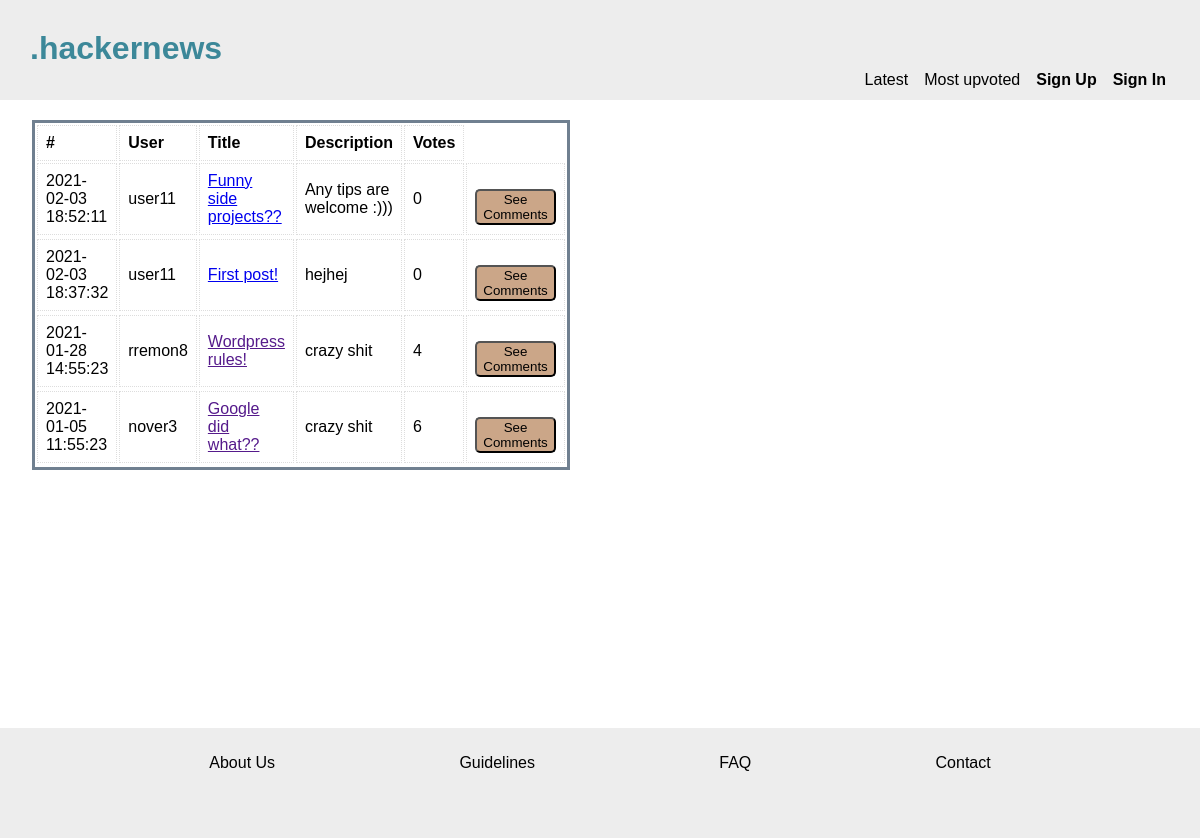
Before: / with the older database file.
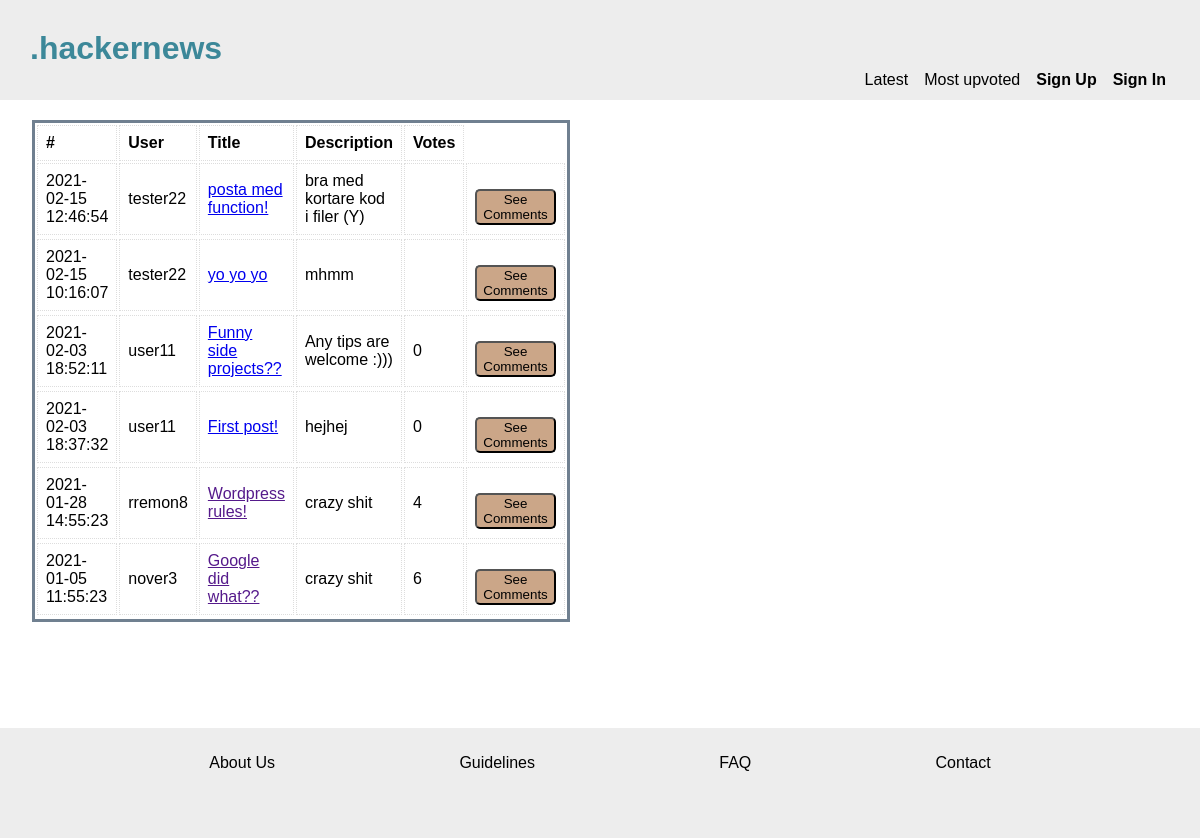
After: the same page with the newer database file.
### tables this page shows
CREATE TABLE posts (
	id INTEGER PRIMARY KEY, 
	users_id INT NOT NULL, 
	author VARCHAR NOT NULL, 
	title VARCHAR, 
	description VARCHAR, 
	link VARCHAR, 
	upvotes INT, 
	published TIMESTAMP NOT NULL,  
	FOREIGN KEY (users_id) REFERENCES users( id), 
	FOREIGN KEY (author) REFERENCES users(username));

### app/functions.php (called while the page is built, shortened)
<?php
function getLatestPosts(PDO $pdo)
{
    $statement = $pdo->prepare('SELECT * FROM posts ORDER BY published DESC');
    $statement->execute();
    $posts = $statement->fetchAll(PDO::FETCH_ASSOC);
    return $posts;
}

### index.php (the view, shortened to what this page needs)
<?php
require __DIR__ . '/app/autoload.php';
require __DIR__ . '/views/header.php';
?>
<main class="boxXL">
    <table class="tablePosts">
        <?php if (isset($_GET['order'])) {
            $posts = getTopPosts($pdo);
        } else {
            $posts = getLatestPosts($pdo);
        } ?>
        <tbody class="tbodyPost">
            <tr>
                <th>#</th>
                <th>User</th>
                <th>Title</th>
                <th>Description</th>
                <th>Votes</th>
            </tr>
            <?php foreach ($posts as $post) : ?>
                <tr>
                    <td><?php echo $post['published']; ?></td>
                    <td><?php echo $post['author']; ?></td>
                    <td><a href="<?php echo $post['link']; ?>"> <?php echo $post['title']; ?></a></td>
                    <td><?php echo $post['description']; ?></td>
                    <td><?php echo $post['upvotes']; ?></td>
                    <form action="/index.php" method="POST">
                        <td><button type="submit" name="show">See Comments</button></td>
                    </form>
                </tr>
        </tbody>
    <?php endforeach; ?>
    </table>
</main>
<?php require __DIR__ . '/views/footer.php'; ?>

### views/header.php (shortened to what this page needs)
<!DOCTYPE html>
<html lang="en">
<head>
    <link rel="stylesheet" href="/assets/css/global.css">
    <link rel="stylesheet" href="/assets/css/header.css">
    <link rel="stylesheet" href="/assets/css/index.css">
    <link rel="stylesheet" href="/assets/css/footer.css">
    <link rel="stylesheet" href="/assets/css/forms.css">
    <link rel="stylesheet" href="/assets/css/login.css">
    <link rel="stylesheet" href="/assets/css/profile.css">
</head>
<body>
    <header>
        <h1><a href="index.php" id="titleLink">.hackernews</a></h1>
        <nav>
            <a href="index.php?order=latest">Latest</a>
            <a href="index.php?order=votes">Most upvoted</a>
            <?php if (isset($_SESSION['user'])) : ?>
                <a href="createPost.php" class="bold">Create Post</a>
                <a href="profile.php" class="bold">My Profile</a>
                <a href="app/users/logout.php" class="bold">Log Out</a>
            <?php else : ?>
                <a href="login.php" class="bold">Sign Up</a>
                <a href="login.php" class="bold">Sign In</a>
            <?php endif; ?>
        </nav>
    </header>

### views/footer.php
<!DOCTYPE html>
<html lang="en">
<footer>
    <nav>
        <a href="xx">About Us</a>
        <a href="xx">Guidelines</a>
        <a href="xx">FAQ</a>
        <a href="xx">Contact</a>
    </nav>
</footer>
</body>
</html>

### assets/css/global.css (style rules this page uses)
* { box-sizing: border-box; margin: 0; font-family: Arial, Helvetica, sans-serif; }
body { height: auto; }
:root { --header-footer-bg: rgb(237, 237, 237); --main-bg: rgb(237, 237, 237); --btn: rgb(203, 166, 136); --title-heading: rgb(60, 136, 153); }

### assets/css/header.css (style rules this page uses)
header { background-color: var(--header-footer-bg); text-align: left; font-family: 'Arial'; font-size: 1rem; padding: 30px; height: 100px; position: absolute; top: 0; width: 100%; z-index: 2; }
#titleLink { text-decoration: none; color: var(--title-heading); }
nav { display: flex; justify-content: flex-end; margin: 4px; }
header nav a { color: black; font-size: 1rem; text-decoration: none; margin-left: 1rem; }
.bold { font-weight: bold; }

### assets/css/index.css (style rules this page uses)
.boxXL { margin: 2rem; height: 72vh; z-index: 1; max-width: 1000px; margin-top: 120px; }
table { max-height: fit-content; width: 400px; border: slategray; border-style: solid; }
td, th { border: 1px dotted #dddddd; text-align: left; padding: 8px; }

### assets/css/footer.css (style rules this page uses)
footer { background-color: var(--header-footer-bg); text-align: center; font-family: 'Arial'; font-size: 1.2rem; padding: 15px; height: 9rem; position: static; bottom: 0; width: 100%; z-index: 0; }
footer nav { display: flex; flex-direction: column; justify-content: space-evenly; margin: 10px; line-height: 20px; }
nav a { color: black; font-size: 1rem; text-decoration: none; }
@media screen and (min-width: 700px) { footer { background-color: var(--header-footer-bg); text-align: center; font-family: 'Arial'; font-size: 1.5rem; padding: 15px; height: 110px; bottom: 0; width: 100%; } }
@media screen and (min-width: 700px) { footer nav { display: flex; flex-direction: row; justify-content: space-evenly; margin: 10px; } }

### assets/css/forms.css (style rules this page uses)
form { display: flex; flex-direction: column; line-height: 1.5rem; }
button { border-radius: 5px; max-width: 100px; background-color: var(--btn); margin-top: 1rem; }

Changed rows visible on the page:
added posts: published "2021-02-15 12:46:54", author "tester22", title "posta med function!", description "bra med kortare kod i filer (Y)"
added posts: published "2021-02-15 10:16:07", author "tester22", title "yo yo yo", description "mhmm"
